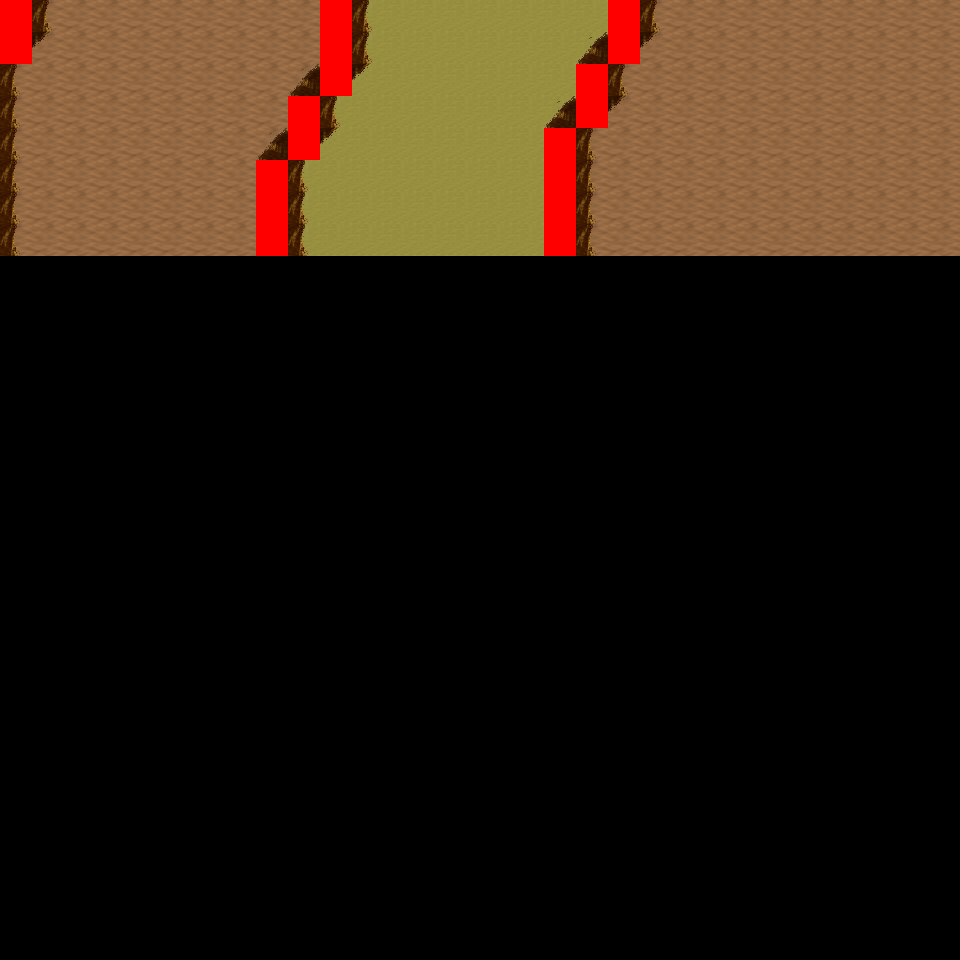

This game map was drawn from its Tiled (.tmx) file and the tilesets committed beside it. A one-line description and the trimmed map source follow:
An orthogonal 30x30 tile map with 32x32 px tiles, 6 tile layers (Ground, Object, Object2, Above, ...), 8 tilesets and 5 objects (5x mapExit).

<map version="1.0" orientation="orthogonal" renderorder="right-down" width="30" height="30" tilewidth="32" tileheight="32" nextobjectid="6">
  <tileset firstgid="1" name="tileset_logic_collision" tilewidth="32" tileheight="32" tilecount="1" columns="1">
    <image source="../drawable/tileset_logic_collision.png" width="32" height="32" />
  </tileset>
  <tileset firstgid="2" name="tileset_ground_ground" tilewidth="32" tileheight="32" tilecount="33" columns="3">
    <image source="../drawable/tileset_ground_ground.png" width="96" height="352" />
  </tileset>
  <tileset firstgid="35" name="tileset_ground_ridge_earth_pale" tilewidth="32" tileheight="32" tilecount="96" columns="12">
    <image source="../drawable/tileset_ground_ridge_earth_pale.png" width="384" height="256" />
  </tileset>
  <tileset firstgid="131" name="tileset_ground_ridge_earth_dark" tilewidth="32" tileheight="32" tilecount="96" columns="12">
    <image source="../drawable/tileset_ground_ridge_earth_dark.png" width="384" height="256" />
  </tileset>
  <tileset firstgid="227" name="tileset_terrain_desert" tilewidth="32" tileheight="32" tilecount="88" columns="8">
    <image source="../drawable/tileset_terrain_desert.png" width="256" height="352" />
  </tileset>
  <tileset firstgid="315" name="tileset_plant_tree_tree_darkgreen" tilewidth="32" tileheight="32" tilecount="88" columns="8">
    <image source="../drawable/tileset_plant_tree_tree_darkgreen.png" width="256" height="352" />
  </tileset>
  <tileset firstgid="403" name="tileset_plant_cactus_2" tilewidth="32" tileheight="32" tilecount="10" columns="5">
    <image source="../drawable/tileset_plant_cactus_2.png" width="160" height="64" />
  </tileset>
  <tileset firstgid="413" name="tileset_ground_sand_2" tilewidth="32" tileheight="32" tilecount="15" columns="5">
    <image source="../drawable/tileset_ground_sand_2.png" width="160" height="96" />
  </tileset>
  <layer name="Ground" width="30" height="30">
    <data>[900 cells, 240 non-empty, 3 distinct tile ids]</data>
  </layer>
  <layer name="Object" width="30" height="30">
    <data>[900 cells, 46 non-empty, 5 distinct tile ids]</data>
  </layer>
  <layer name="Object2" width="30" height="30">
    <data>[900 cells, 0 non-empty, 0 distinct tile ids]</data>
  </layer>
  <layer name="Above" width="30" height="30">
    <data>[900 cells, 0 non-empty, 0 distinct tile ids]</data>
  </layer>
  <layer name="Above2" width="30" height="30">
    <data>[900 cells, 0 non-empty, 0 distinct tile ids]</data>
  </layer>
  <layer name="Walkable" width="30" height="30">
    <data>[900 cells, 18 non-empty, 1 distinct tile ids]</data>
  </layer>
  <objectgroup name="MapEvents">
    <object id="1" name="north" type="mapExit" x="32" y="0" width="288" height="32">
      <properties>
        <property name="map" value="level_0_x1_y131" />
        <property name="x" value="1" />
        <property name="y" value="28" />
      </properties>
    </object>
    <object id="2" name="north2" type="mapExit" x="352" y="0" width="256" height="32">
      <properties>
        <property name="map" value="level_0_x1_y131" />
        <property name="x" value="11" />
        <property name="y" value="28" />
      </properties>
    </object>
    <object id="3" name="north3" type="mapExit" x="640" y="0" width="320" height="32">
      <properties>
        <property name="map" value="level_0_x1_y131" />
        <property name="x" value="20" />
        <property name="y" value="28" />
      </properties>
    </object>
    <object id="4" name="west" type="mapExit" x="0" y="64" width="32" height="896">
      <properties>
        <property name="map" value="level_0_x0_y132" />
        <property name="x" value="28" />
        <property name="y" value="2" />
      </properties>
    </object>
    <object id="5" name="east" type="mapExit" x="928" y="0" width="32" height="960">
      <properties>
        <property name="map" value="level_0_x2_y132" />
        <property name="x" value="1" />
        <property name="y" value="0" />
      </properties>
    </object>
  </objectgroup>
</map>
